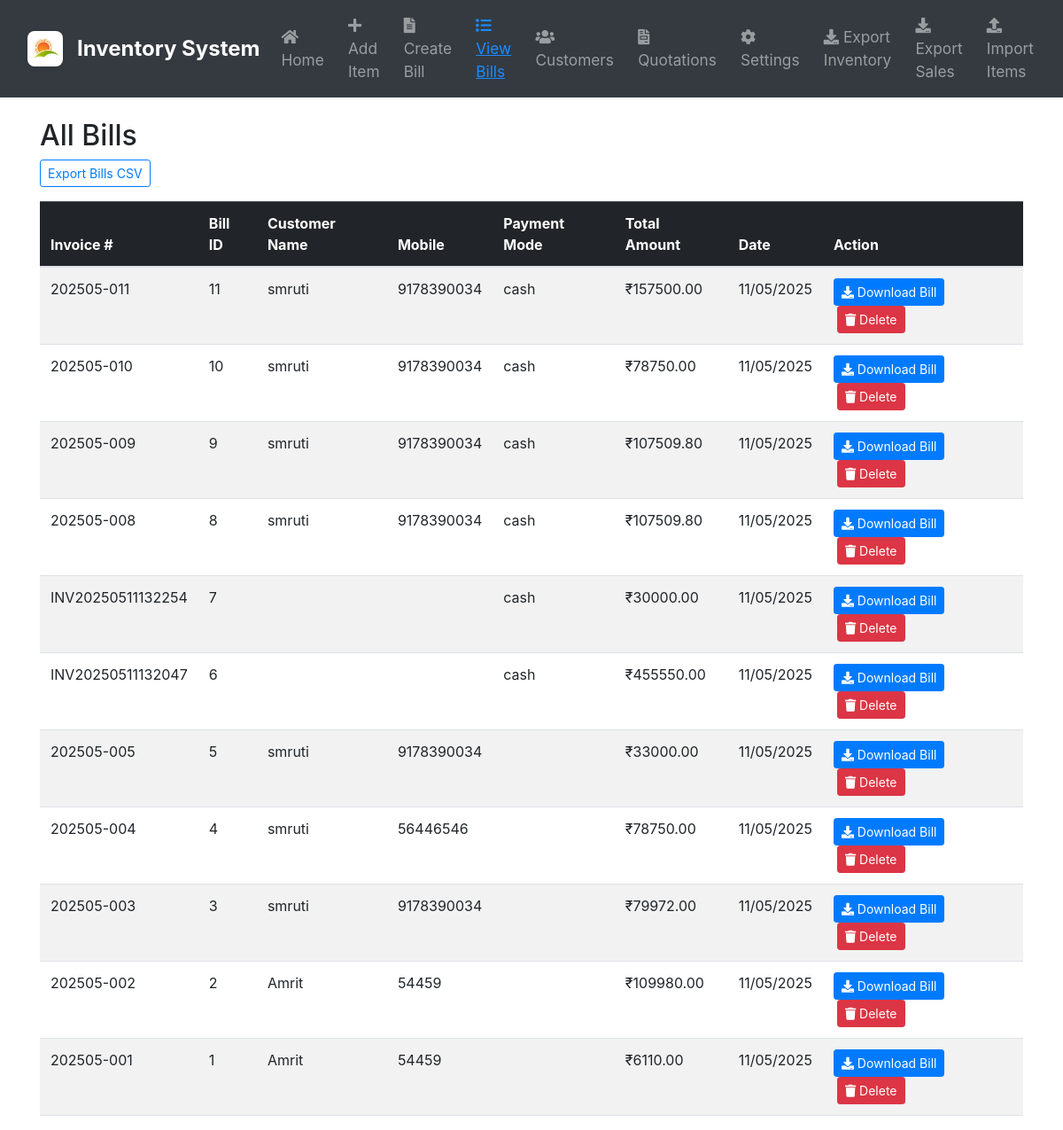
The app's page /bills, older data.
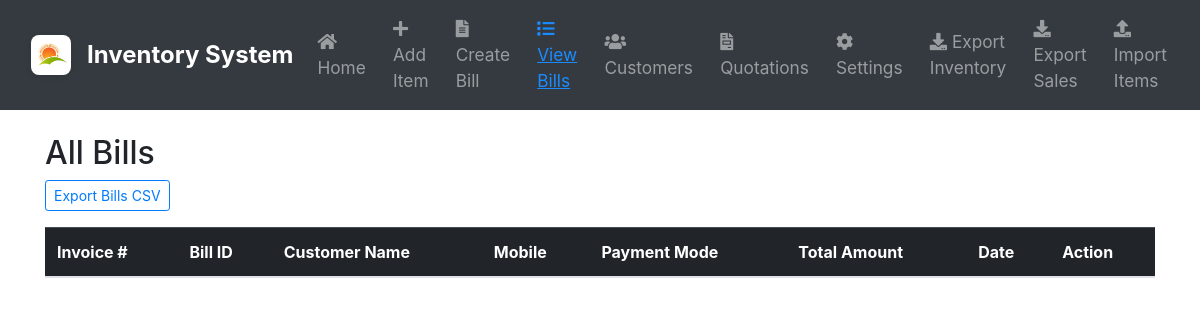
The same page, newer data.
### app.py (models this page shows)
class Bill(db.Model):
    id = db.Column(db.Integer, primary_key=True)
    customer_id = db.Column(db.Integer, db.ForeignKey('customer.id'), nullable=True)
    customer_name = db.Column(db.String(100), nullable=False)
    mobile_number = db.Column(db.String(20), nullable=True)
    email = db.Column(db.String(100), nullable=True)
    address = db.Column(db.String(200), nullable=True)
    gstin = db.Column(db.String(50), nullable=True)
    payment_mode = db.Column(db.String(50), nullable=True)
    invoice_number = db.Column(db.String(20), nullable=True)
    total_amount = db.Column(db.Float, nullable=False)
    created_at = db.Column(db.DateTime, default=datetime.utcnow)
    items = db.relationship('BillItem', backref='bill', lazy=True)
    inventory_updated = db.Column(db.Boolean, default=False)

### app.py (the view)
@app.route('/bills')
def view_bills():
    bills = Bill.query.order_by(Bill.created_at.desc()).all()
    return render_template('bills.html', bills=bills)

### templates/bills.html
{% extends "base.html" %}
{% block content %}
<h2>All Bills</h2>
<a href="{{ url_for('export_bills') }}" class="btn btn-outline-primary btn-sm mb-3">Export Bills CSV</a>
<div class="table-responsive">
    <table class="table table-striped table-hover align-middle">
        <thead class="table-dark">
            <tr>
                <th>Invoice #</th>
                <th>Bill ID</th>
                <th>Customer Name</th>
                <th>Mobile</th>
                <th>Payment Mode</th>
                <th>Total Amount</th>
                <th>Date</th>
                <th>Action</th>
            </tr>
        </thead>
        <tbody>
            {% for bill in bills %}
            <tr>
                <td>{{ bill.invoice_number }}</td>
                <td>{{ bill.id }}</td>
                <td>{{ bill.customer_name }}</td>
                <td>{{ bill.mobile_number or '' }}</td>
                <td>{{ bill.payment_mode or '' }}</td>
                <td>₹{{ "%.2f"|format(bill.total_amount) }}</td>
                <td>{{ bill.created_at.strftime('%d/%m/%Y') }}</td>
                <td>
                    <a href="{{ url_for('download_bill', bill_id=bill.id) }}" class="btn btn-primary btn-sm">
                        <i class="fas fa-download"></i> Download Bill
                    </a>
                    <form method="POST" action="{{ url_for('delete_bill', id=bill.id) }}" style="display:inline;" onsubmit="return confirm('Are you sure you want to delete this bill?');">
                        <button type="submit" class="btn btn-danger btn-sm ms-1">
                            <i class="fas fa-trash"></i> Delete
                        </button>
                    </form>
                </td>
            </tr>
            {% endfor %}
        </tbody>
    </table>
</div>
{% endblock %}

Row changes from the older to the newer data that the page shows:
removed Bill: invoice_number "202505-011", id "11", customer_name "smruti", mobile_number "9178390034", payment_mode "cash", total_amount "157500.00", created_at "11/05/2025"
removed Bill: invoice_number "202505-010", id "10", customer_name "smruti", mobile_number "9178390034", payment_mode "cash", total_amount "78750.00", created_at "11/05/2025"
removed Bill: invoice_number "202505-009", id "9", customer_name "smruti", mobile_number "9178390034", payment_mode "cash", total_amount "107509.80", created_at "11/05/2025"
removed Bill: invoice_number "202505-008", id "8", customer_name "smruti", mobile_number "9178390034", payment_mode "cash", total_amount "107509.80", created_at "11/05/2025"
removed Bill: invoice_number "INV20250511132254", id "7", payment_mode "cash", total_amount "30000.00", created_at "11/05/2025"
removed Bill: invoice_number "INV20250511132047", id "6", payment_mode "cash", total_amount "455550.00", created_at "11/05/2025"
removed Bill: invoice_number "202505-005", id "5", customer_name "smruti", mobile_number "9178390034", total_amount "33000.00", created_at "11/05/2025"
removed Bill: invoice_number "202505-004", id "4", customer_name "smruti", mobile_number "56446546", total_amount "78750.00", created_at "11/05/2025"
removed Bill: invoice_number "202505-003", id "3", customer_name "smruti", mobile_number "9178390034", total_amount "79972.00", created_at "11/05/2025"
removed Bill: invoice_number "202505-002", id "2", customer_name "Amrit", mobile_number "54459", total_amount "109980.00", created_at "11/05/2025"
removed Bill: invoice_number "202505-001", id "1", customer_name "Amrit", mobile_number "54459", total_amount "6110.00", created_at "11/05/2025"
